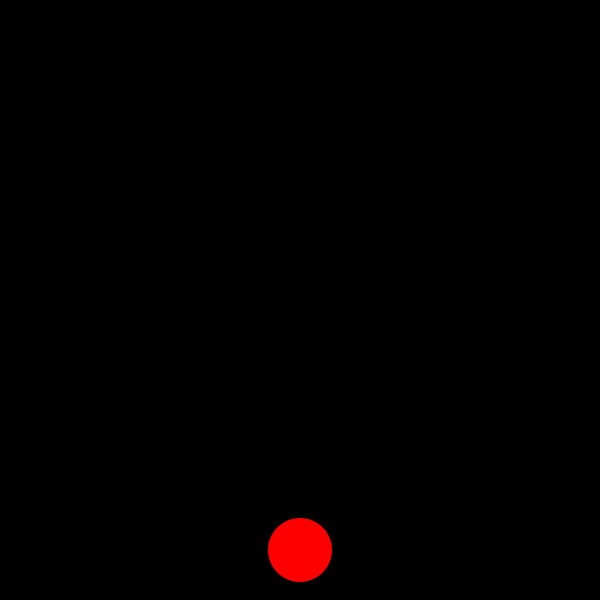
Frame 1 (no input)
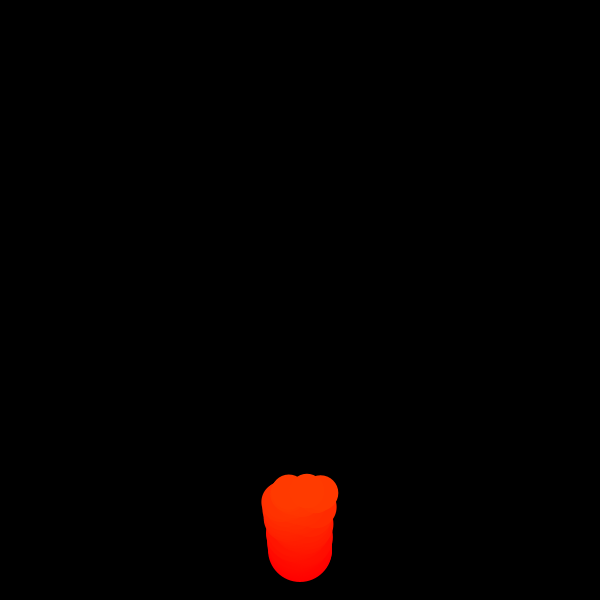
Frame 60 (the mouse pressed at the canvas centre just before this capture)
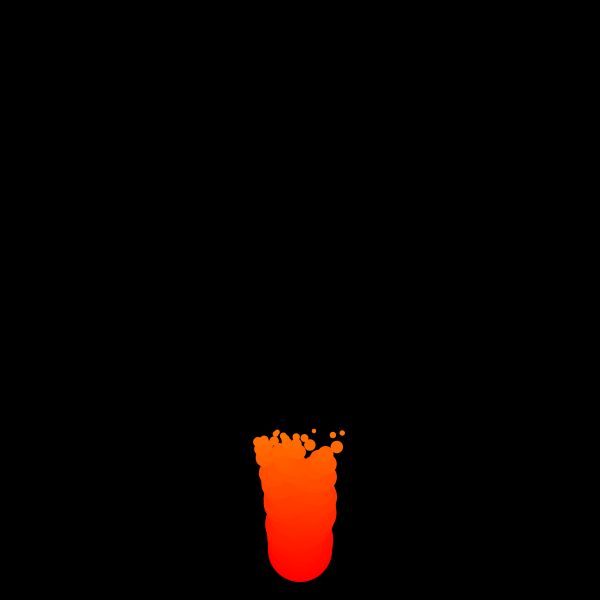
Frame 120 (the mouse held since frame 60 and released just before this capture)

The Processing sketch that drew these frames (run headless with seeded random() and noise(); from frame 60 on, the mouse is pressed at the canvas centre):

// Processing sketch: Fire__
// ── Fire__.pde
System s;

void setup() {
  size(600, 600);
  s = new System(new PVector(width / 2, height - 50));
}

void draw() {
  background(0);
  s.addB();
  s.run();
}

// ── Body.pde
class Body {
  PVector pos, vel, acc;
  
  float r, g;
  Body(PVector _pos) {
    pos = new PVector(_pos.x, _pos.y);
    vel = new PVector(random(-0.4, 0.4), random(-1, -5));
    r = 32;
    g = 0;
  }
  
  boolean dead() {
    return r == 0;
  }
  
  void update() {
    pos.add(vel);
    g++;
    r -= 0.25;
  }
  
  void render() {
    fill(255, g, 0);
    noStroke();
    ellipse(pos.x, pos.y, r * 2, r * 2);
  }
}

// ── System.pde
class System {
  ArrayList<Body> bodies;
  PVector pos;
  System(PVector _pos) {
    pos = _pos.copy();
    bodies = new ArrayList<Body>();
  }

  void run() {
    for (int i = bodies.size() - 1; i >= 0; i--) {
      Body b = bodies.get(i);
      b.render();
      b.update();

      if (b.dead()) {
        bodies.remove(i);
      }
    }
  }

  void addB() {
    bodies.add(new Body(pos));
  }
}
